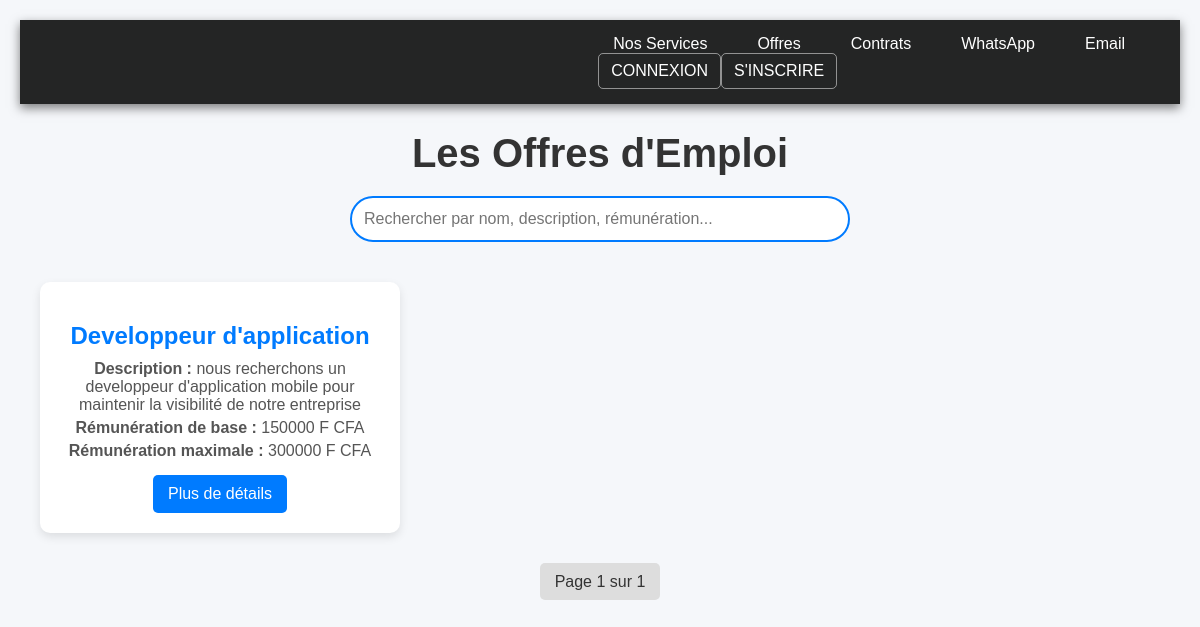
Page /categorie/1/ on the committed database.
### offers/models.py (models this page shows, shortened)
class Offre(models.Model):
    categorie = models.ForeignKey(Categorie, on_delete=models.CASCADE)
    recruteur =  models.ForeignKey(Recruteur, on_delete=models.CASCADE)
    nom = models.CharField(max_length=128)
    description = models.TextField()
    renumeration_min = models.PositiveIntegerField()
    renumeration_max = models.PositiveIntegerField()
    type_de_contrat = models.CharField(max_length=10, choices=[("FREELANCE","Freelance"),("STAGE","Stage"),("CDD","CDD"),("CDI","CDI")])
    niveau_requis = models.CharField(max_length=128)

### offers/views.py (the view)
# urls.py: path('categorie/<int:id>/', views.getOffre,name="offres"),
def getOffre(request, id):
    offres = Offre.objects.filter(categorie__id=id)
    paginator = Paginator(offres, 4)  # 4 offres par page
    page_number = request.GET.get('page')
    page_obj = paginator.get_page(page_number)
    return render(request, "offers/offre.html", {"page_obj": page_obj})

### offers/templates/offers/offre.html (shortened to what this page needs)
{% extends 'base.html' %}
{% load static %}
{% block content %}
<h1>Les Offres d'Emploi</h1>
<div class="search-bar">
    <input type="text" id="search-input" placeholder="Rechercher par nom, description, rémunération...">
</div>
<div id="car-list">
    {% if page_obj %}
        {% for offre in page_obj %}
        <div class="car" data-search="{{ offre.nom|lower }} {{ offre.description|lower }} {{ offre.renumeration_min }} {{ offre.renumeration_max }}">
            <h2>{{ offre.nom }}</h2>
            <p><strong>Description :</strong> {{ offre.description }}</p>
            <p><strong>Rémunération de base :</strong> {{ offre.renumeration_min }} F CFA</p>
            <p><strong>Rémunération maximale :</strong> {{ offre.renumeration_max }} F CFA</p>
            <a href="{{ offre.get_absolute_url }}">Plus de détails</a>
        </div>
        {% endfor %}
    {% else %}
        <h2>Aucune offre pour cette catégorie</h2>
    {% endif %}
</div>
<div class="pagination">
    <span class="current">Page {{ page_obj.number }} sur {{ page_obj.paginator.num_pages }}</span>
</div>
{% endblock %}

### static/base.css (style rules this page uses)
body { margin: 0; padding: 0; font-family: 'Roboto', sans-serif; background-color: #f4f4f4; color: #333; display: flex; flex-direction: column; min-height: 100vh; }

### offers/templates/offers/offre.html (style rules this page uses)
body { font-family: 'Poppins', sans-serif; margin: 0; padding: 20px; background: #f5f7fa; }
h1 { text-align: center; font-size: 2.5em; color: #333; margin-bottom: 20px; }
.search-bar { text-align: center; margin-bottom: 20px; }
.search-bar input { width: 80%; max-width: 500px; padding: 12px; border: 2px solid #007bff; border-radius: 25px; font-size: 1em; outline: none; transition: 0.3s; }
#car-list { display: grid; grid-template-columns: repeat(3, 1fr); gap: 20px; padding: 20px; }
.car { background: white; padding: 20px; border-radius: 10px; box-shadow: 0 4px 10px rgba(0, 0, 0, 0.1); transition: transform 0.3s ease-in-out; text-align: center; }
.car h2 { font-size: 1.5em; color: #007bff; margin-bottom: 10px; }
.car p { font-size: 1em; color: #555; margin: 5px 0; }
.car a { display: inline-block; margin-top: 10px; padding: 10px 15px; background: #007bff; color: white; text-decoration: none; border-radius: 5px; transition: background 0.3s; }
.pagination { text-align: center; margin-top: 20px; }
.pagination .current { padding: 10px 15px; margin: 5px; background: #ddd; border-radius: 5px; }

### rows in the picture
Offre: nom "Developpeur d'application", description "nous recherchons un developpeur d'application mobile pour maintenir la visibilité de notre entreprise", renumeration_min "150000", renumeration_max "300000"

### other values in the picture
{{ page_obj.number }} "1"
{{ page_obj.paginator.num_pages }} "1"
